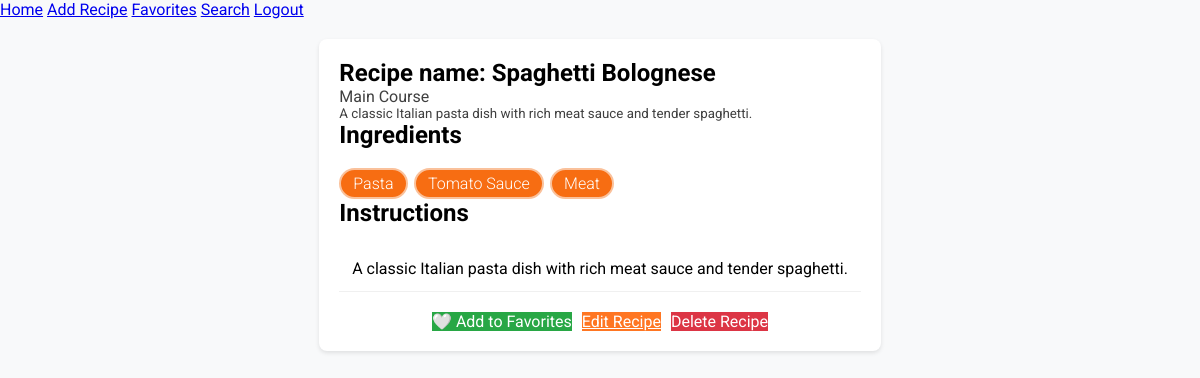
The page /RecipePage/6/ (signed in) on the database as committed earlier.
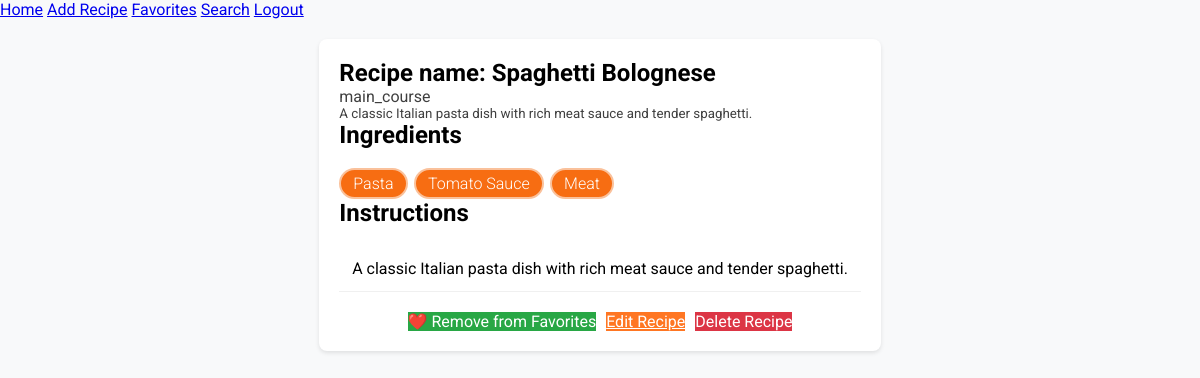
The same page on the database as committed later.
### products/models.py (models this page shows, shortened)
class recipes(models.Model):
    name = models.CharField(max_length=60)
    course = models.CharField(max_length=40)
    descripition = models.TextField()
    Ingredients = models.CharField(max_length=100)
    isfav = models.BooleanField(default=False)

### products/views.py (the view)
# urls.py: path('RecipePage/<int:recipe_id>/', views.RecipePage, name='RecipePage'),
@login_required(login_url='login')
def RecipePage(request, recipe_id):
    favs = Favorite.objects.filter(user=request.user).values_list('recipe_id', flat=True)
    recipe = get_object_or_404(recipes, id=recipe_id)
    description_sentences = re.split(r'[.,]', recipe.descripition)
    ingredients_list = re.split(r'[.,]', recipe.Ingredients)
    return render(request, 'pages/RecipePage.html', {
        'recipe': recipe,
        'description_sentences': description_sentences,
        'ingredients_list': ingredients_list,
        'favs': favs
    })

### templates/pages/RecipePage.html (shortened to what this page needs)
<!DOCTYPE html>
<html lang="en">
<head>
    {% load static %}
    <link rel="stylesheet" href="{% static 'css/Recipepage.css' %}">
</head>
<body>
<header>
    <nav>
        <div class="nav-links">
          <a href="{% url 'recipe_list' %}" >Home</a>
          {% if user.is_staff %}
          <a href="{% url 'AddRecipe' %}">Add Recipe</a>
          {%endif%}
          <a href="{% url 'favorites' %}">Favorites</a>
          <a href="{% url 'search' %}">Search</a>
          <a href="{% url 'logout' %}">Logout</a>
        </div>
    </nav>
</header>
<div class="container">
    <h2>Recipe name: {{ recipe.name }}</h2>
    <p style="color: #3f3f3f;">{{ recipe.course }}</p>
    <div>
    <p style="font-size: smaller; color: #3f3f3f">
        {% for sentence in description_sentences %}
            {% if sentence.strip %}
                {{ sentence }}.
                <br>
            {% endif %}
        {% endfor %}
    </p>
</div>
<div class="ingredients">
    <p><strong>Ingredients</strong></p>
    <ul>
        {% for ing in ingredients_list %}
            {% if ing.strip %}
                <li>{{ ing }}</li>
            {% endif %}
        {% endfor %}
    </ul>
</div>
<div class="instructions">
            <p><strong>Instructions</strong></p>
            <ol>
                {% for sentence in description_sentences %}
            {% if sentence.strip %}
            <li>
            {{ sentence }}.
                </li>
            {% endif %}
        {% endfor %}
            </ol>
        </div>
    <div class="actions">
    {% if recipe.id in favs %}
        <a href="{% url 'remove_from_favorites' recipe.id %}" class="favorite-btn" style="text-decoration:none">
            ❤️ Remove from Favorites
        </a>
    {% else %}
        <a href="{% url 'add_to_favorites' recipe.id %}" class="favorite-btn" style="text-decoration:none">
            🤍 Add to Favorites
        </a>
    {% endif %}
    {% if user.is_staff %}
          <a href="{% url 'EditRecipe' recipe.id %}" class="edit-btn">Edit Recipe</a>
    <a type="button" id="delete-recipe" class="delete-btn"
       onclick="if(confirm('Are you sure you want to delete this recipe?')) {
                 window.location.href='{% url 'delete_recipe' recipe.id %}';
               }">
        Delete Recipe
    </a>
          {%endif%}
</div>
</div>
</body>
</html>

Rows that differ between the two databases and show on the page:
changed recipes "Spaghetti Bolognese": course "Main Course" → "main_course"
Other text that changed with them:
text no longer shown: "🤍 Add to Favorites"
text now shown: "❤️ Remove from Favorites"
